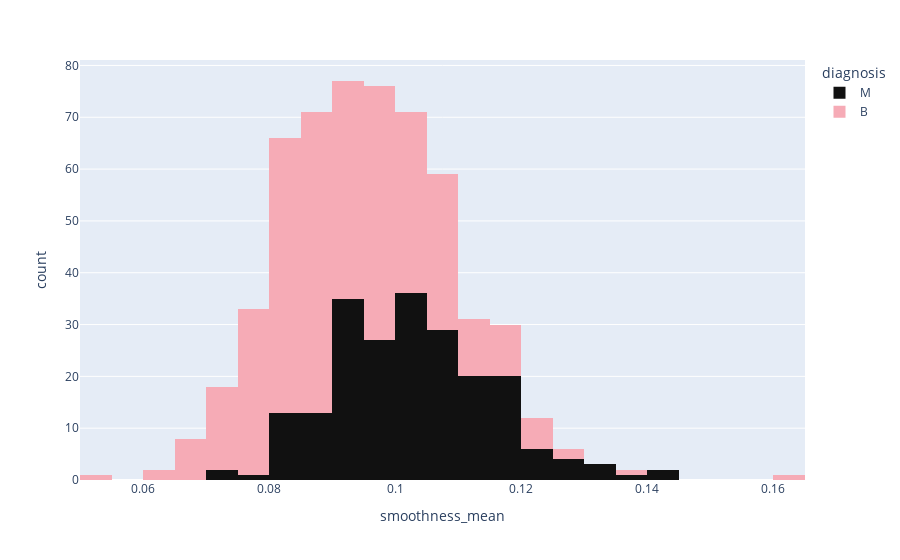

The code cell stored with this chart in its notebook:
### Code cell
px.histogram(data_frame=df,x='smoothness_mean',color='diagnosis',color_discrete_sequence=['#111111','#f6abb6'])

### Figure 1 — Plotly figure (JSON) as saved in the notebook; plotly's stock layout.template omitted (floating-point values rounded to 4 significant figures; data arrays with more than 128 entries replaced by an {"elided": "..."} marker saying what was removed)
{"data": [{"alignmentgroup": "True", "bingroup": "x", "hovertemplate": "diagnosis=M<br>smoothness_mean=%{x}<br>count=%{y}<extra></extra>", "legendgroup": "M", "marker": {"color": "#111111", "pattern": {"shape": ""}}, "name": "M", "offsetgroup": "M", "orientation": "v", "showlegend": true, "type": "histogram", "x": {"elided": "212 float values"}, "xaxis": "x", "yaxis": "y"}, {"alignmentgroup": "True", "bingroup": "x", "hovertemplate": "diagnosis=B<br>smoothness_mean=%{x}<br>count=%{y}<extra></extra>", "legendgroup": "B", "marker": {"color": "#f6abb6", "pattern": {"shape": ""}}, "name": "B", "offsetgroup": "B", "orientation": "v", "showlegend": true, "type": "histogram", "x": {"elided": "357 float values"}, "xaxis": "x", "yaxis": "y"}], "layout": {"barmode": "relative", "legend": {"title": {"text": "diagnosis"}, "tracegroupgap": 0}, "margin": {"t": 60}, "xaxis": {"anchor": "y", "domain": [0, 1], "title": {"text": "smoothness_mean"}}, "yaxis": {"anchor": "x", "domain": [0, 1], "title": {"text": "count"}}}}
